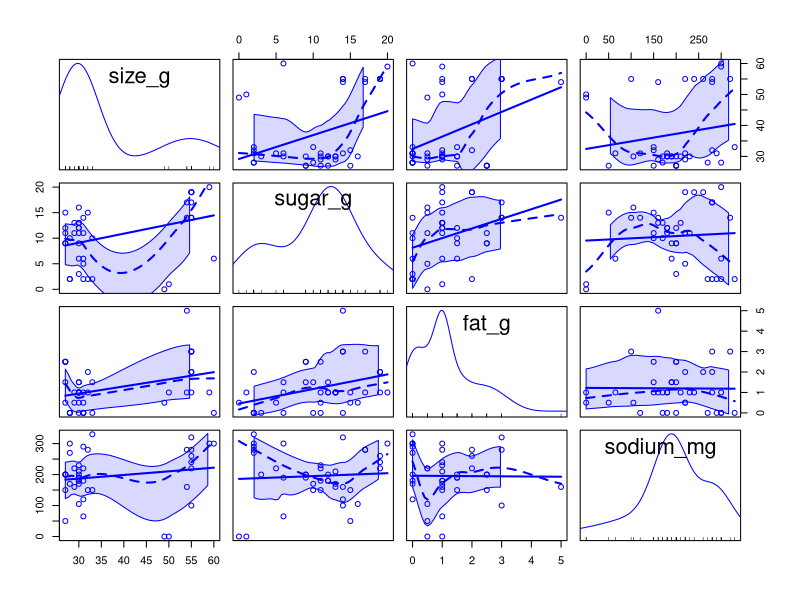
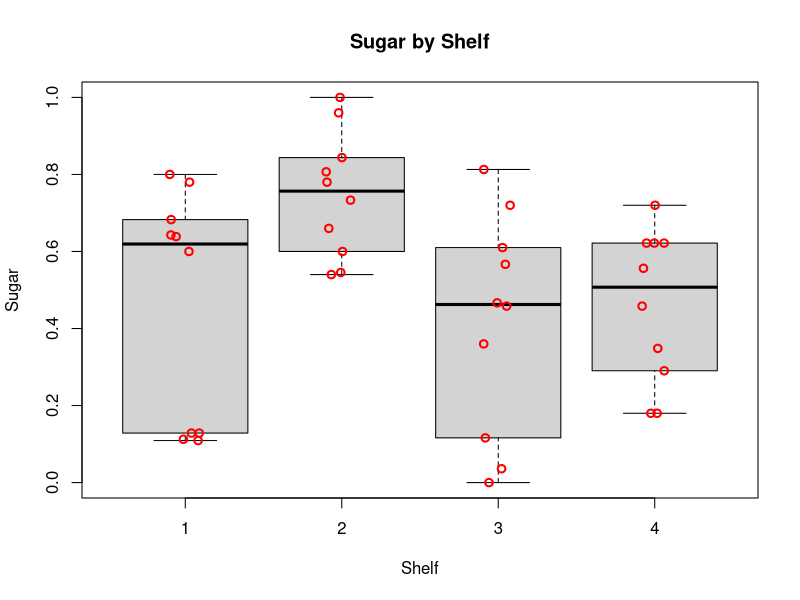
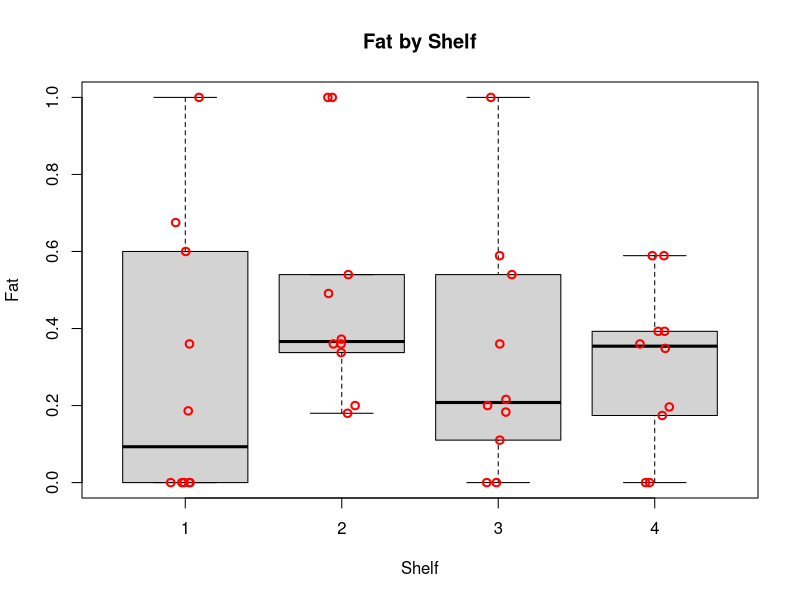
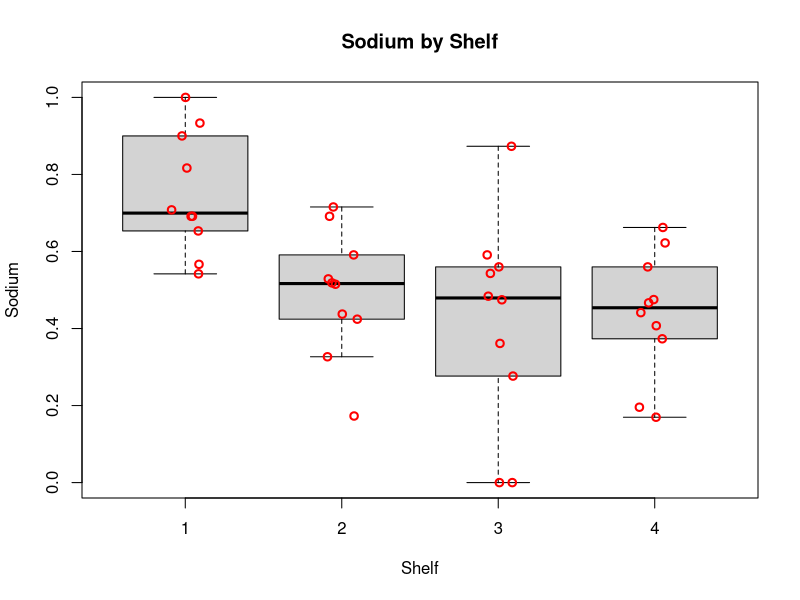
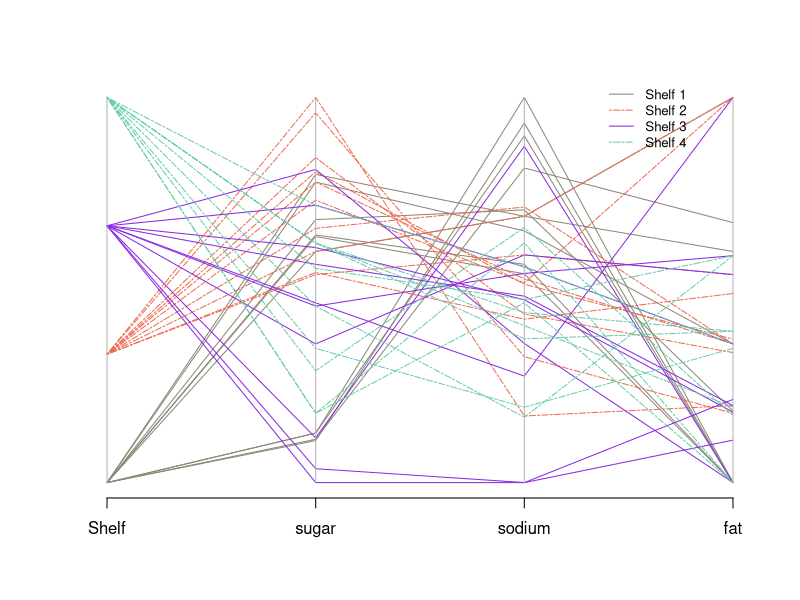
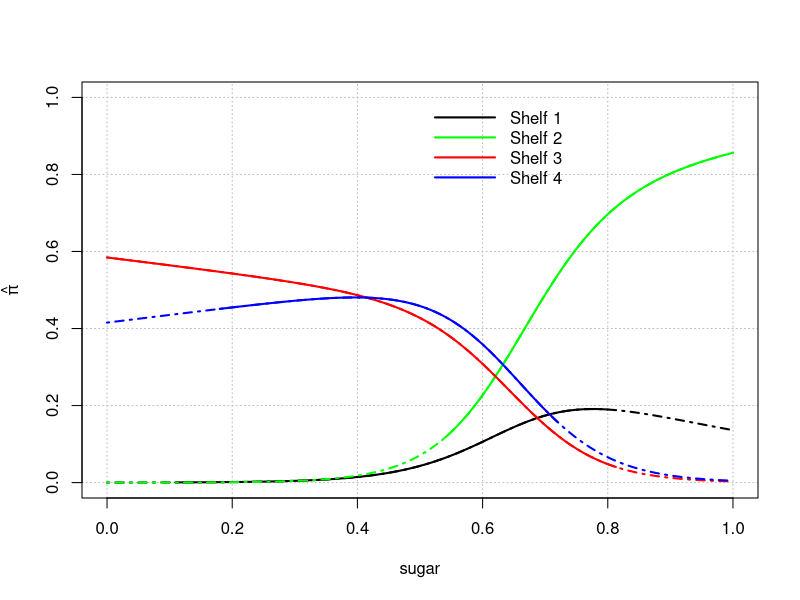

The R script that drew these images, in order:
## ---- chunk 1

#Load libraries and insert a function to tidy up the code when they are printed out
library(vcd, quietly=T)
library(nnet, quietly=T)
library(car, quietly=T)
library(Hmisc, quietly=T)
library(skimr, quietly=T)
library(MASS, quietly=T)

rm(list = ls())
library(knitr, quietly=T)
opts_chunk$set(tidy.opts=list(width.cutoff=60),tidy=TRUE)

## ---- chunk 2
cereal <- read.csv("cereal_dillons.csv")
str(cereal)
## ---- chunk 3
# Examine the data to check data validity before proceeding with the questions.
skim(cereal)
## ---- chunk 4
#suppress warnings
oldw <- getOption("warn")
options(warn = -1)
scatterplotMatrix(~ size_g + sugar_g + fat_g + sodium_mg, data = cereal)
#restore old warning level
options(warn = oldw)
## ---- chunk 5
standardize <- function(x) { (x - min(x)) / (max(x) - min(x))}
cereal2 <- data.frame(Shelf = cereal$Shelf, Cereal = cereal$Cereal, 
                      sugar = standardize(cereal$sugar_g / cereal$size_g), 
                      fat = standardize(cereal$fat_g / cereal$size_g), 
                      sodium = standardize(cereal$sodium / cereal$size_g))
## ---- chunk 6
boxplot(formula = sugar ~ Shelf, data = cereal2, ylab = "Sugar", 
        xlab = "Shelf", main = "Sugar by Shelf", pars = list(outpch=NA))
stripchart(x = cereal2$sugar ~ cereal2$Shelf, lwd = 2, col = "red", 
           method = "jitter", vertical = TRUE, pch = 1, add = TRUE)

boxplot(formula = fat ~ Shelf, data = cereal2, ylab = "Fat", 
        xlab = "Shelf", main = "Fat by Shelf",pars = list(outpch=NA))
stripchart(x = cereal2$fat ~ cereal2$Shelf, lwd = 2, col = "red", 
           method = "jitter", vertical = TRUE, pch = 1, add = TRUE)

boxplot(formula = sodium ~ Shelf, data = cereal2, ylab = "Sodium", 
        xlab = "Shelf", main = "Sodium by Shelf", pars = list(outpch=NA))
stripchart(x = cereal2$sodium ~ cereal2$Shelf, lwd = 2, col = "red", 
           method = "jitter", vertical = TRUE, pch = 1, add = TRUE)

## ---- chunk 7
cereal3<-data.frame(cereal2[1], cereal2[3], cereal2[5], cereal2[4])

# Colors by condition:
cereal.colors<-ifelse(test = cereal2$Shelf==1, yes = "cornsilk4", 
                no = ifelse(test = cereal2$Shelf==2, yes = "coral2", 
                no = ifelse(test = cereal2$Shelf==3, yes = "blueviolet", no= "aquamarine3")))
# Line type by condition:
cereal.lty<-ifelse(test = cereal2$Shelf==1, yes = "solid", 
                no = ifelse(test = cereal2$Shelf==2, yes = "twodash", 
                no = ifelse(test = cereal2$Shelf==3, yes = "solid", no = "twodash")))

parcoord(x = cereal3, col = cereal.colors, lty = cereal.lty)  # Plot
legend(x = 3.35, y = 1.05, legend = c("Shelf 1", "Shelf 2", "Shelf 3", "Shelf 4"), lty = c("solid", "twodash", "solid", "twodash"),
  col=c("cornsilk4", "coral2", "blueviolet","aquamarine3"), cex=0.8, bty="n")
## ---- chunk 8
levels(as.factor(cereal2$Shelf))
mod1 <- multinom(as.factor(Shelf) ~ sugar + fat + sodium, data=cereal2)
summary(mod1)
Anova(mod1)
## ---- chunk 9
## Create expanded models including interaction terms between all pairs of explanatory variables and triple interaction between all 3.

modA <- multinom(as.factor(Shelf) ~ sugar + fat + sodium + sugar:fat, data = cereal2)
Anova(modA)

modB <- multinom(as.factor(Shelf) ~ sugar + fat + sodium + sugar:sodium, data = cereal2)
Anova(modB)

modC <- multinom(as.factor(Shelf) ~ sugar + fat + sodium + fat:sodium, data = cereal2)
Anova(modC)

modD <- multinom(as.factor(Shelf) ~ sugar + fat + sodium + fat:sodium:sugar, data = cereal2)
Anova(modD)

modE <- multinom(as.factor(Shelf) ~ sugar + fat + sodium + sugar:fat +
                   sugar:sodium + fat:sodium + fat:sodium:sugar, data = cereal2)
Anova(modE)
## ---- chunk 10
stand.new <- function(meas, serv_size, comparison) {( meas/serv_size - min(comparison)) / (max(comparison) - min(comparison))}

newdata <- data.frame(sugar = stand.new(12, 28, cereal$sugar_g/cereal$size_g), 
                      fat = stand.new(0.5, 28, cereal$fat_g/cereal$size_g),
                      sodium = stand.new(130, 28, cereal$sodium_mg/cereal$size_g))

round(predict(object = mod1, newdata = newdata, type = "probs", se.fit = TRUE),7)
## ---- chunk 11
beta.hat<-coefficients(mod1)
beta.hat
mean_fat <- mean(cereal2$fat)
mean_sodium <- mean(cereal2$sodium)


# Create plotting area first to make sure get the whole region with respect to x-axis
curve(expr = 1/(1 + exp(beta.hat[1,1] + beta.hat[1,2]*x) + exp(beta.hat[2,1] + beta.hat[2,2]*x)), ylab = expression(hat(pi)), xlab = "sugar",
  xlim = c(min(cereal2$sugar), max(cereal2$sugar)), ylim = c(0, 1), col = "black", lty = "solid", lwd = 2, n = 1000, type = "n",
  panel.first = grid(col = "gray", lty = "dotted"))

## Plot each pi_j
# Shelf1
curve(expr = 1/(1 + exp(beta.hat[1,1] + beta.hat[1,2]*x + beta.hat[1,3]*mean_fat + beta.hat[1,4]*mean_sodium)
                + exp(beta.hat[2,1] + beta.hat[2,2]*x + beta.hat[2,3]*mean_fat + beta.hat[2,4]*mean_sodium)
                + exp(beta.hat[3,1] + beta.hat[3,2]*x + beta.hat[3,3]*mean_fat + beta.hat[3,4]*mean_sodium)),
  col = "black", lty = "solid", lwd = 2, n = 1000, add = TRUE,
  xlim = c(min(cereal2$sugar[cereal2$Shelf == 1]), max(cereal2$sugar[cereal2$Shelf == 1])))

curve(expr = 1/(1 + exp(beta.hat[1,1] + beta.hat[1,2]*x + beta.hat[1,3]*mean_fat + beta.hat[1,4]*mean_sodium)
                + exp(beta.hat[2,1] + beta.hat[2,2]*x + beta.hat[2,3]*mean_fat + beta.hat[2,4]*mean_sodium)
                + exp(beta.hat[3,1] + beta.hat[3,2]*x + beta.hat[3,3]*mean_fat + beta.hat[3,4]*mean_sodium)),
  col = "black", lty = "dotdash", lwd = 2, n = 1000, add = TRUE,
  xlim = c(0,1))

# Shelf2
curve(expr = exp(beta.hat[1,1] + beta.hat[1,2]*x + beta.hat[1,3]*mean_fat + beta.hat[1,4]*mean_sodium)/
        (1 + exp(beta.hat[1,1] + beta.hat[1,2]*x + beta.hat[1,3]*mean_fat + beta.hat[1,4]*mean_sodium)
                + exp(beta.hat[2,1] + beta.hat[2,2]*x + beta.hat[2,3]*mean_fat + beta.hat[2,4]*mean_sodium)
                + exp(beta.hat[3,1] + beta.hat[3,2]*x + beta.hat[3,3]*mean_fat + beta.hat[3,4]*mean_sodium)), 
      col = "green", lty = "solid", lwd = 2, n = 1000, add = TRUE, 
      xlim = c(min(cereal2$sugar[cereal2$Shelf == 2]), max(cereal2$sugar[cereal2$Shelf == 2])))

curve(expr = exp(beta.hat[1,1] + beta.hat[1,2]*x + beta.hat[1,3]*mean_fat + beta.hat[1,4]*mean_sodium)/
        (1 + exp(beta.hat[1,1] + beta.hat[1,2]*x + beta.hat[1,3]*mean_fat + beta.hat[1,4]*mean_sodium)
                + exp(beta.hat[2,1] + beta.hat[2,2]*x + beta.hat[2,3]*mean_fat + beta.hat[2,4]*mean_sodium)
                + exp(beta.hat[3,1] + beta.hat[3,2]*x + beta.hat[3,3]*mean_fat + beta.hat[3,4]*mean_sodium)), 
      col = "green", lty = "dotdash", lwd = 2, n = 1000, add = TRUE, 
      xlim = c(0,1))

# Shelf3
curve(expr = exp(beta.hat[2,1] + beta.hat[2,2]*x + beta.hat[2,3]*mean_fat + beta.hat[2,4]*mean_sodium)/
        (1 + exp(beta.hat[1,1] + beta.hat[1,2]*x + beta.hat[1,3]*mean_fat + beta.hat[1,4]*mean_sodium)
                + exp(beta.hat[2,1] + beta.hat[2,2]*x + beta.hat[2,3]*mean_fat + beta.hat[2,4]*mean_sodium)
                + exp(beta.hat[3,1] + beta.hat[3,2]*x + beta.hat[3,3]*mean_fat + beta.hat[3,4]*mean_sodium)),
  col = "red", lty = "solid", lwd = 2, n = 1000, add = TRUE,
  xlim = c(min(cereal2$sugar[cereal2$Shelf == 3]), max(cereal2$sugar[cereal2$Shelf == 3])))

curve(expr = exp(beta.hat[2,1] + beta.hat[2,2]*x + beta.hat[2,3]*mean_fat + beta.hat[2,4]*mean_sodium)/
        (1 + exp(beta.hat[1,1] + beta.hat[1,2]*x + beta.hat[1,3]*mean_fat + beta.hat[1,4]*mean_sodium)
                + exp(beta.hat[2,1] + beta.hat[2,2]*x + beta.hat[2,3]*mean_fat + beta.hat[2,4]*mean_sodium)
                + exp(beta.hat[3,1] + beta.hat[3,2]*x + beta.hat[3,3]*mean_fat + beta.hat[3,4]*mean_sodium)),
  col = "red", lty = "dotdash", lwd = 2, n = 1000, add = TRUE,
  xlim = c(0,1))

# Shelf4
curve(expr = exp(beta.hat[3,1] + beta.hat[3,2]*x + beta.hat[3,3]*mean_fat + beta.hat[3,4]*mean_sodium)/
        (1 + exp(beta.hat[1,1] + beta.hat[1,2]*x + beta.hat[1,3]*mean_fat + beta.hat[1,4]*mean_sodium)
                + exp(beta.hat[2,1] + beta.hat[2,2]*x + beta.hat[2,3]*mean_fat + beta.hat[2,4]*mean_sodium)
                + exp(beta.hat[3,1] + beta.hat[3,2]*x + beta.hat[3,3]*mean_fat + beta.hat[3,4]*mean_sodium)),
  col = "blue", lty = "solid", lwd = 2, n = 1000, add = TRUE,
  xlim = c(min(cereal2$sugar[cereal2$Shelf == 4]), max(cereal2$sugar[cereal2$Shelf == 4])))   

curve(expr = exp(beta.hat[3,1] + beta.hat[3,2]*x + beta.hat[3,3]*mean_fat + beta.hat[3,4]*mean_sodium)/
        (1 + exp(beta.hat[1,1] + beta.hat[1,2]*x + beta.hat[1,3]*mean_fat + beta.hat[1,4]*mean_sodium)
                + exp(beta.hat[2,1] + beta.hat[2,2]*x + beta.hat[2,3]*mean_fat + beta.hat[2,4]*mean_sodium)
                + exp(beta.hat[3,1] + beta.hat[3,2]*x + beta.hat[3,3]*mean_fat + beta.hat[3,4]*mean_sodium)),
  col = "blue", lty = "dotdash", lwd = 2, n = 1000, add = TRUE,
  xlim = c(0,1))




legend(x = 0.5, y = 1.0, legend=c("Shelf 1", "Shelf 2", "Shelf 3", "Shelf 4"), 
       lty=c("solid","solid", "solid", "solid"),
  col=c("black","green","red", "blue"), bty="n", lwd = c(2,2,2), seg.len = 4)


## ---- chunk 12
sd.cereal<-apply(X=cereal2[, -c(2)], MARGIN = 2, FUN = sd)
c.value<-c(sd.cereal)[2:4]
# Estimated standard deviations for each explanatory variable
round(c.value,2)

conf.beta <- confint(object = mod1, level = 0.95)
ci.OR <- exp(c.value*conf.beta[2:4,1:2,])

#coefficients(mod1)
beta.hat2<-coefficients(mod1)[1,2:4]
beta.hat3<-coefficients(mod1)[2,2:4]
beta.hat4<-coefficients(mod1)[3,2:4]

# OR for j = 2 (Shelf 2 vs Shelf 1)
print("OR for j = 2 vs j = 1")
mid = exp(c.value*beta.hat2)
round(mid,4)
round(1/mid,4)
round(data.frame(low = ci.OR[,1,1], mid = mid, up = ci.OR[,2,1]),4)
# Significant variables for j = 2 vs j = 1
round(data.frame(low = 1/ci.OR[3,2,1], mid = 1/mid[3], up = 1/ci.OR[3,1,1]),4)

# OR for j = 3 (Shelf 3 vs Shelf 1)
print("OR for j = 3 vs j = 1")
mid = exp(c.value*beta.hat3)
round(mid,4)
round(1/mid,4)
round(data.frame(low = ci.OR[,1,2], mid = mid, up = ci.OR[,2,2]),4)
# Significant variables for j = 3 vs j = 1
round(data.frame(low = 1/ci.OR[c(1,3),2,2], mid = 1/mid[c(1,3)], up = 1/ci.OR[c(1,3),1,2]),4)

# OR for j = 4 (Shelf 4 vs Shelf 1)
print("OR for j = 3 vs j = 1")
mid = exp(c.value*beta.hat4)
round(mid,4)
round(1/mid,4)
round(data.frame(low = ci.OR[,1,3], mid = mid, up = ci.OR[,2,3]),4)
# Significant variables for j = 4 vs j = 1
round(data.frame(low = 1/ci.OR[c(1,3),2,3], mid = 1/mid[c(1,3)], up = 1/ci.OR[c(1,3),1,3]),4)

cereal2$new_shelf <- relevel(as.factor(cereal2$Shelf),"2")
mod.fit <- multinom(new_shelf ~ sugar + fat + sodium, data = cereal2)
conf.beta.new <- confint(object = mod.fit, level = 0.95)
ci.OR.new <- exp(c.value*conf.beta.new[2:4,1:2,])
beta.hat3.new<-coefficients(mod.fit)[2,2:4]
beta.hat4.new<-coefficients(mod.fit)[3,2:4]

# OR for j = 3 (Shelf 3 vs Shelf 2)
print("OR for j = 3 vs j = 2")
mid = exp(c.value*beta.hat3.new)
round(mid,4)
round(1/mid,4)
round(data.frame(low = ci.OR.new[,1,2], mid = mid, up = ci.OR.new[,2,2]),4)
# Significant variables for j = 3 vs j = 2
round(data.frame(low = 1/ci.OR.new[1,2,2], mid = 1/mid[1], up = 1/ci.OR.new[1,1,2]),4)

# OR for j = 4 (Shelf 4 vs Shelf 2)
print("OR for j = 4 vs j = 2")
mid = exp(c.value*beta.hat4.new)
round(mid,4)
round(1/mid,4)
round(data.frame(low = ci.OR.new[,1,3], mid = mid, up = ci.OR.new[,2,3]),2)
# Significant variables for j = 4 vs j = 2
round(data.frame(low = 1/ci.OR.new[1,2,3], mid = 1/mid[1], up = 1/ci.OR.new[1,1,3]),4)

cereal2$new_shelf <- relevel(as.factor(cereal2$Shelf),"3")
mod.fit <- multinom(new_shelf ~ sugar + fat + sodium, data = cereal2)
conf.beta.new <- confint(object = mod.fit, level = 0.95)
ci.OR.new <- exp(c.value*conf.beta.new[2:4,1:2,])
beta.hat4.new<-coefficients(mod.fit)[3,2:4]

# OR for j = 4 (Shelf 3 vs Shelf 3)
print("OR for j = 4 vs j = 3")
mid = exp(c.value*beta.hat4.new)
round(mid,4)
round(1/mid,4)
round(data.frame(low = ci.OR.new[,1,3], mid = mid, up = ci.OR.new[,2,3]),4)
